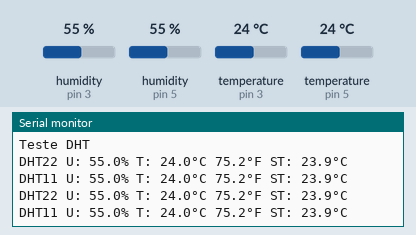
The sketch below on a simulated Arduino Uno, built with avr-gcc and run on an emulated ATmega328P. Shown: the last lines printed to the serial monitor. The inputs (shaded band) are chosen by the test bench; at power-on: humidity (sensors on pin 3, pin 5) 55 %, temperature (sensors on pin 3, pin 5) 24 °C.

Above: at 3.8 s.
3.9 s: humidity (sensor on pin 3) set to 22 %
At 6.8 s:
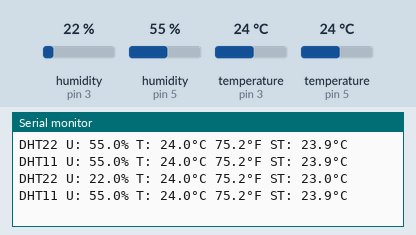
7.8 s: humidity (sensor on pin 5) set to 22 %
At 10.3 s:
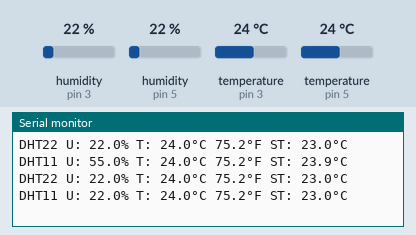
11.7 s: temperature (sensor on pin 3) set to 12 °C
At 12.6 s:
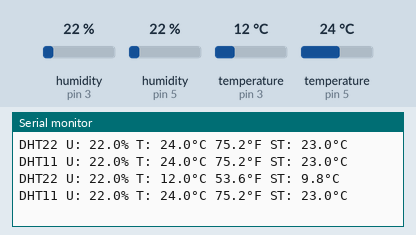
15.6 s: temperature (sensor on pin 5) set to 12 °C
At 19.2 s:
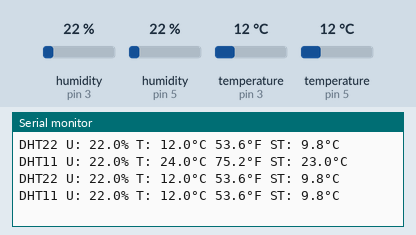
19.5 s: humidity (sensor on pin 3) set to 40 %
At 21.8 s:
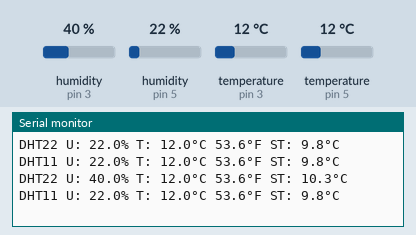
23.4 s: humidity (sensor on pin 5) set to 40 %
At 25.2 s:
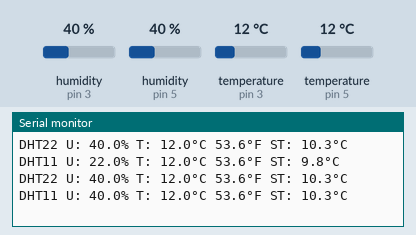
Timing chart, 0 to 26.7 s (numbered marks = the images above; inputs shaded):
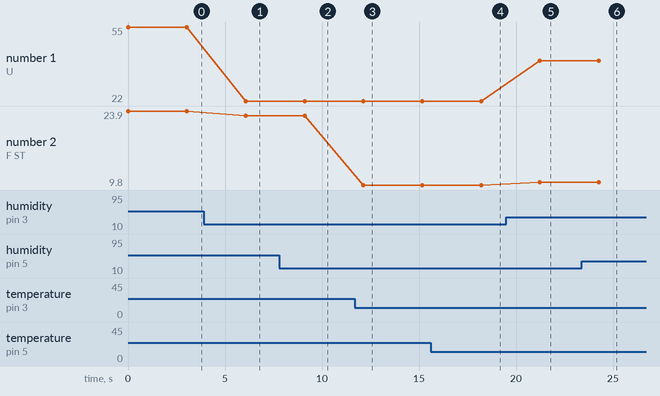

The sketch:

SensorDHT.ino
```cpp
/********************************************************
 * CANAL INTERNET E COISAS
 * Serie Sensores - DHT11/DHT22 Umidade e Temperatura
 * 11/2018 - Andre Michelon
 */

// Biblioteca
#include "DHT.h"

// Instancias DHT
DHT dht22(3, DHT22);
DHT dht11(5, DHT11);

void setup() {
  Serial.begin(115200);
  Serial.println("Teste DHT");

  // Inicializa sensores
  dht22.begin();
  dht11.begin();
}

void loop() {
  // Executa as leituras de cada sensor
  readDHT(dht22, "DHT22");
  readDHT(dht11, "DHT11");
  Serial.println();

  // Aguarda 3s
  delay(3000);
}

void readDHT(DHT dht, String s) {
  // Efetua a leitura e exibe dados
  float h = dht.readHumidity();         // Umidade
  float c = dht.readTemperature();      // Temperatura em Celsius
  float f = dht.readTemperature(true);  // Temperatura em Fahrenheit

  // Verifica se houve erro na leitura
  if (isnan(h) || isnan(c) || isnan(f)) {
    Serial.println("*** Erro na leitura ***");
    return;
  }

  // Exibicao
  Serial.print(s + " U: ");
  Serial.print(h, 1);
  Serial.print("% T: ");
  Serial.print(c, 1);
  Serial.print("°C ");
  Serial.print(f, 1);
  Serial.print("°F ST: ");
  Serial.print(dht.computeHeatIndex(c, h, false), 1);
  Serial.print("°C  ");
}
```

Measured:
- after the input at 3.9 s, the serial monitor: prints a new line after 2.2 s (image 1)
- after the input at 7.8 s, the serial monitor: prints a new line after 1.3 s (image 2)
- after the input at 11.7 s, the serial monitor: prints a new line after 0.43 s (image 3)
- after the input at 15.6 s, the serial monitor: prints a new line after 2.6 s (image 4)
- after the input at 19.5 s, the serial monitor: prints a new line after 1.7 s (image 5)
- after the input at 23.4 s, the serial monitor: prints a new line after 0.86 s (image 6)
- plotted number 1: 22 → 40 after the input at 19.5 s
- plotted number 2: 23.9 → 23 after the input at 3.9 s, 23 → 9.8 after the input at 11.7 s, 9.8 → 10.3 after the input at 19.5 s
